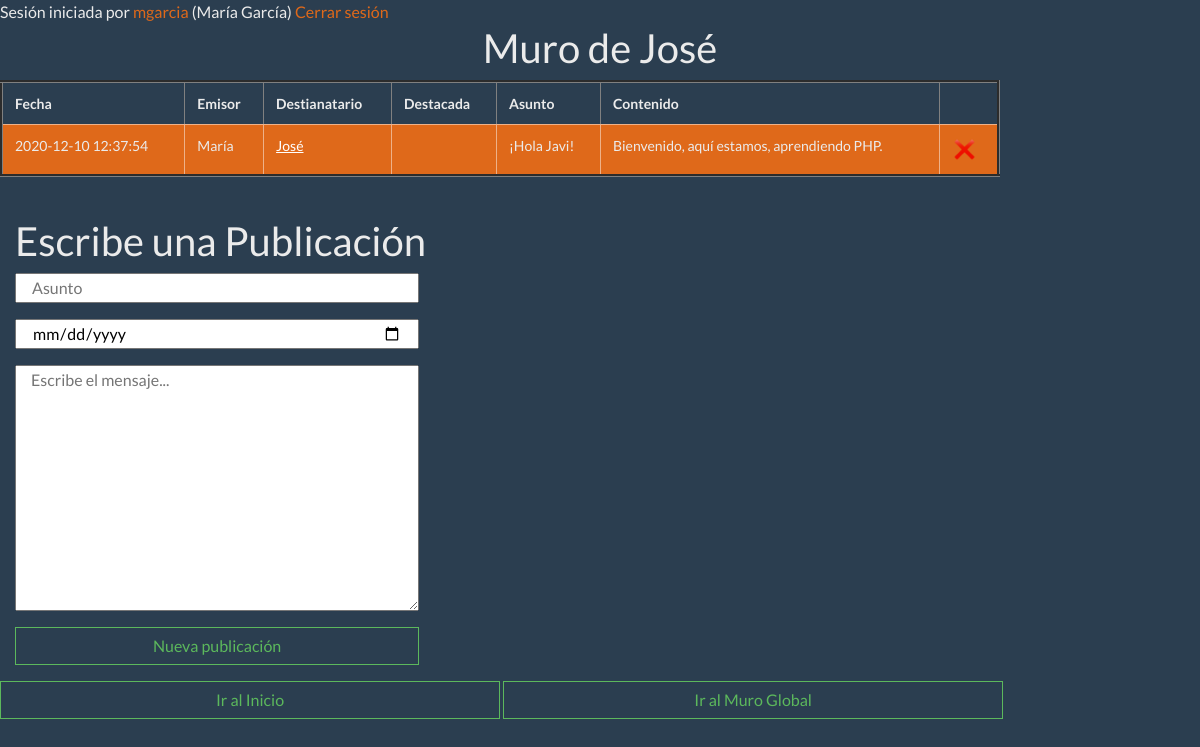
The page /MuroVerDe.php?id=1 (signed in) on the database its author committed.
### tables this page shows
CREATE TABLE `Usuario` (
                           `id` int(11) NOT NULL,
                           `identificador` varchar(40) NOT NULL,
                           `contrasenna` varchar(80) NOT NULL,
                           `codigoCookie` varchar(50) DEFAULT NULL,
                           `caducidadCodigoCookie` timestamp NULL DEFAULT NULL,
                           `tipoUsuario` int(11) NOT NULL,
                           `nombre` varchar(50) NOT NULL,
                           `apellidos` varchar(50) NOT NULL
);

CREATE TABLE `Publicacion` (
                               `id` int(11) NOT NULL,
                               `fecha` timestamp NOT NULL DEFAULT current_timestamp(),
                               `emisorId` int(11) NOT NULL,
                               `destinatarioId` int(11) DEFAULT NULL,
                               `destacadaHasta` timestamp NULL DEFAULT NULL,
                               `asunto` varchar(120) NOT NULL,
                               `contenido` text NOT NULL
);

### clases.php (called while the page is built, shortened)
<?php
trait Identificable
{
    protected int $id;
    public function getId(): int
    {
        return $this->id;
    }
    public function setId(int $id)
    {
        $this->id = $id;
    }
}
class Publicacion extends Dato
{
    private string $fecha;
    private int $emisorID;
    private $destinatarioID;
    private $destacadaHasta;
    private string $asunto;
    private string $contenido;
    public function getFecha(): string
    {
        return $this->fecha;
    }
    public function setFecha($fecha)
    {
        $this->fecha = $fecha;
    }
    public function getEmisorID(): int
    {
        return $this->emisorID;
    }
    public function setEmisorID(int $emisorID)
    {
        $this->emisorID = $emisorID;
    }
    public function getDestinatarioID(): ?int
    {
        return $this->destinatarioID;
    }
    public function setDestinatarioID($destinatarioID)
    {
        $this->destinatarioID = $destinatarioID;
    }
    public function getDestacadaHasta()
    {
        return $this->destacadaHasta;
    }
    public function setDestacadaHasta($destacadaHasta)
    {
        $this->destacadaHasta = $destacadaHasta;
    }
    public function getAsunto(): string
    {
        return $this->asunto;
    }
    public function setAsunto($asunto)
    {
        $this->asunto = $asunto;
    }
    public function getContenido(): string
    {
        return $this->contenido;
    }
    public function setContenido($contenido)
    {
        $this->contenido = $contenido;
    }
}

### MuroVerDe.php (the view, shortened to what this page needs)
<?php
require_once "DAO.php";
if (!DAO::haySesionRamIniciada() && !DAO::intentarCanjearSesionCookie()) {
    redireccionar("SesionInicioFormulario.php");
} else {
    $id = $_REQUEST["id"];
    $where = "WHERE destinatarioId = " . $id;
    $publicaciones = DAO::obtenerTodasPublicacion($where);
}
$usuario = DAO::obtenerUsuarioPorId($id);
?>
<html>
<head>
    <link rel="stylesheet" href="https://stackpath.bootstrapcdn.com/bootswatch/4.5.2/superhero/bootstrap.min.css">
</head>
<body>
    <h1 class="text-center">Muro de <?= $usuario["nombre"] ?></h1>
    <table border='3' class="table table-hover col-10">
        <tr>
            <th scope="col">Fecha</th>
            <th scope="col">Emisor</th>
            <th scope="col">Destianatario</th>
            <th scope="col">Destacada</th>
            <th scope="col">Asunto</th>
            <th scope="col">Contenido</th>
        </tr>
        <?php foreach ($publicaciones as $publicacion) { ?>
            <tr class="table-primary">
                <?php
                $emisor = DAO::obtenerUsuarioPorId($publicacion->getEmisorID());
                $destinatario = $publicacion->getDestinatarioID();
                if ($destinatario != null) {
                    $destinatarioId = DAO::obtenerUsuarioPorId($destinatario);
                } else {
                    $destinatarioId = null;
                }
                ?>
                <td> <?= $publicacion->getFecha() ?> </td>
                <td> <?= $emisor["nombre"] ?> </td>
                <td> <?php if ($destinatario != null) { ?>
                        <a href="MuroVerDe.php?id=<?= $destinatarioId["id"]; ?>"><?= $destinatarioId["nombre"]; ?></a>
                    <?php  } else { ?>
                        Sin Destinatario
                    <?php } ?>
                </td>
                <td> <?= $publicacion->getDestacadaHasta() ?> </td>
                <td> <?= $publicacion->getAsunto() ?> </td>
                <?php
                $destacado = $publicacion->getDestacadaHasta();
                if ($destacado != null) { ?>
                    <td> <strong> $publicacion->getContenido() <strong> </td>
                <?php } else { ?>
                    <td> <?= $publicacion->getContenido() ?> </td>
                <?php } ?>
                <td><a href="EliminarPublicacion.php?id=<?= $publicacion->getId() ?>"><img width="25px" height="25px" src="equis.png"></a></td>
            </tr>
        <?php } ?>
    </table><br>
    <h1 class="col-md-10">Escribe una Publicación</h1>
    <form class="col-md-10" action="PublicacionNuevaCrear.php">
        <input class="col-sm-5" type="text" name="asunto" placeholder="Asunto" size="100" required>
        <input class="col-sm-5" type="date" name="destacado" placeholder="Destacado hasta: ">
        <textarea class="col-sm-5" name="contenido" id="contenido" cols="100" rows="10" placeholder="Escribe el mensaje..." required></textarea>
        <button class="btn btn-outline-success col-sm-5" type="submit"> Nueva publicación</button>
    </form>
    <a class="btn btn-outline-success col-sm-5" href='Index.php'>Ir al Inicio</a>
    <a class="btn btn-outline-success col-sm-5" href='MuroVerGlobal.php'>Ir al Muro Global</a>
</body>
</html>

### rows shown on the page
usuario: nombre "José"
publicacion: fecha "2020-12-10 12:37:54", emisorId.nombre "María", destinatarioId.nombre "José", asunto "¡Hola Javi!", contenido "Bienvenido, aquí estamos, aprendiendo PHP."

### other values the page prints
$_SESSION[identificador] "mgarcia"
$_SESSION[nombre] "María"
$_SESSION[apellidos] "García"
